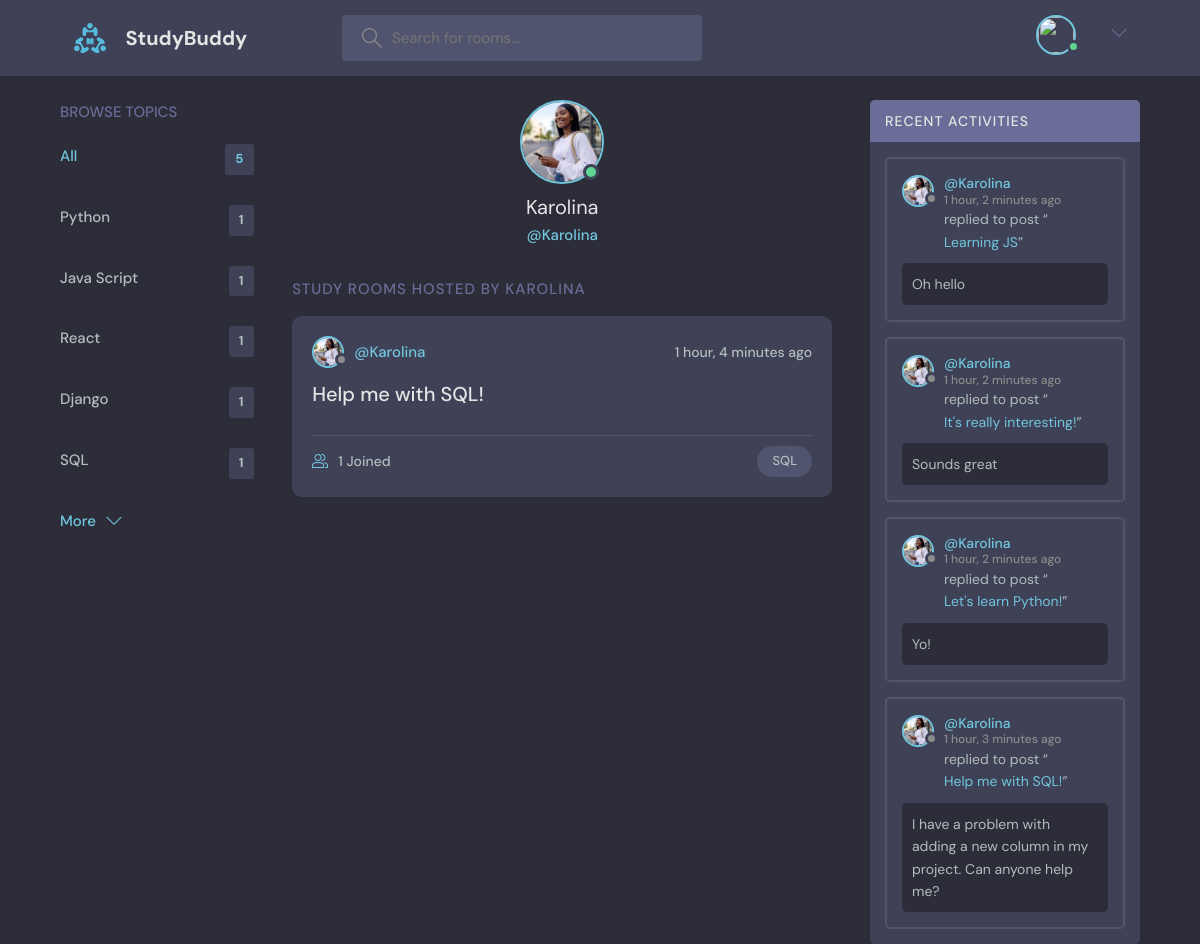
The page /profile/4/ on the database its author committed.
### base/models.py (models this page shows, shortened)
class Topic(models.Model):
    name = models.CharField(max_length=200)

class User(AbstractUser):
    name = models.CharField(max_length = 200, null = True)
    email = models.EmailField(unique = True, null=True)
    bio = models.TextField(null=True)
    avatar = models.ImageField(null=True, default="avatar.svg")
    USERNAME_FIELD = 'email'
    REQUIRED_FIELDS = []

class Room(models.Model):
    host = models.ForeignKey(User, on_delete=models.SET_NULL, null=True)
    topic = models.ForeignKey(Topic, on_delete=models.SET_NULL, null=True)
    name = models.CharField(max_length=200)
    description = models.TextField(null=True, blank=True) #Może powstać bez opisu
    participants = models.ManyToManyField(User, related_name='participants', blank=True)
    updated = models.DateTimeField(auto_now=True)
    created = models.DateTimeField(auto_now_add=True) #zapisuje tylko pierwsze stworzenie
    class Meta:
        ordering = ['-updated', '-created']
    def __str__(self):
        return self.name

class Message(models.Model):
    user = models.ForeignKey(User, on_delete=models.CASCADE)
    room = models.ForeignKey(Room, on_delete=models.CASCADE) #Jeśli usuniemy room usuwamy messages
    body = models.TextField()
    updated = models.DateTimeField(auto_now=True)
    created = models.DateTimeField(auto_now_add=True) #zapisuje tylko pierwsze stworzenie
    class Meta:
        ordering = ['-updated', '-created']

### base/views.py (the view)
# urls.py: path('profile/<str:pk>/', views.userProfile, name="user-profile"),
def userProfile(request, pk):
    user = User.objects.get(id=pk)
    rooms = user.room_set.all() #Wszystkie dzieci usera
    room_messages = user.message_set.all()
    topics = Topic.objects.all()
    context = {'user': user, 'rooms': rooms,
                'room_messages': room_messages,
                'topics': topics}
    return render(request, 'base/profile.html', context)

### base/templates/base/profile.html (shortened to what this page needs)
{% extends 'main.html' %}
{% block content %}
  <main class="profile-page layout layout--3">
    <div class="container">
      {% include 'base/topic_component.html' %}
      <div class="roomList">
        <div class="profile">
          <div class="profile__avatar">
            <div class="avatar avatar--large active">
              <img src="{{user.avatar.url}}" />
            </div>
          </div>
          <div class="profile__info">
            <h3>{{user.username}}</h3>
            <p>@{{user.username}}</p>
          </div>
        </div>
        <div class="roomList__header">
          <div>
            <h2>Study Rooms Hosted by {{user.username}} </a>
            </h2>
          </div>
        </div>
        {% include 'base/feed_component.html' %}
      </div>
      {% include 'base/activity_component.html' %}
    </div>
  </main>
{% endblock content %}

### base/templates/base/topic_component.html
<div class="topics">
    <div class="topics__header">
      <h2>Browse Topics</h2>
    </div>
    <ul class="topics__list">
      <li>
        <a href="{% url 'home' %}" class="active">All <span>{{topics.count}}</span></a>
      </li>
      {% for topic in topics %}
      <li>
        <a href="{% url 'home' %}?q={{topic.name}}"> {{topic.name}}<span>{{topic.room_set.all.count}}</span></a>
      </li>
      {% endfor %}
    </ul>
    <a class="btn btn--link" href="{% url 'topics' %}">
      More
      <svg version="1.1" xmlns="http://www.w3.org/2000/svg" width="32" height="32" viewBox="0 0 32 32">
        <title>chevron-down</title>
        <path d="M16 21l-13-13h-3l16 16 16-16h-3l-13 13z"></path>
      </svg>
    </a>
  </div>

### base/templates/base/feed_component.html (shortened to what this page needs)
{% for room in rooms %}
<div class="roomListRoom">
    <div class="roomListRoom__header">
      <a href="{% url 'user-profile' room.host.id %}" class="roomListRoom__author">
        <div class="avatar avatar--small">
          <img src="{{room.host.avatar.url}}" />
        </div>
        <span>@{{room.host.username}}</span>
      </a>
      <div class="roomListRoom__actions">
        <span>{{room.created|timesince}} ago</span>
      </div>
    </div>
    <div class="roomListRoom__content">
      <a href="{% url 'room' room.id %}">{{room.name}}</a>
    </div>
    <div class="roomListRoom__meta">
      <a href="{% url 'room' room.id %}" class="roomListRoom__joined">
        {{room.participants.all.count}} Joined
      </a>
      <p class="roomListRoom__topic">{{room.topic.name}}</p>
    </div>
</div>
{% endfor %}

### base/templates/base/activity_component.html (shortened to what this page needs)
<div class="activities">
    <div class="activities__header">
        <h2>Recent Activities</h2>
    </div>
    {% for message in room_messages %}
    <div class="activities__box">
        <div class="activities__boxHeader roomListRoom__header">
            <a href="{% url 'user-profile' message.user.id %}" class="roomListRoom__author">
                <div class="avatar avatar--small">
                    <img src="{{message.user.avatar.url}}" />
                </div>
                <p>
                    @{{message.user.username}}
                    <span>{{message.created|timesince}} ago</span>
                </p>
            </a>
        </div>
        <div class="activities__boxContent">
            <p>replied to post “<a href="{% url 'room' message.room.id %}">{{message.room}}</a>”</p>
            <div class="activities__boxRoomContent">{{message.body}}</div>
        </div>
    </div>
    {% endfor %}
</div>

### rows shown on the page
Topic: name "Python", room_set.all.count "1"
Topic: name "Java Script", room_set.all.count "1"
Topic: name "React", room_set.all.count "1"
Topic: name "Django", room_set.all.count "1"
Topic: name "SQL", room_set.all.count "1"
User: avatar (picture), username "Karolina", username "KAROLINA"
Room: host.avatar (picture), host.username "Karolina", created "1 hour, 4 minutes", name "Help me with SQL!", participants.all.count "1", topic.name "SQL"
Message: user.avatar (picture), user.username "Karolina", created "1 hour, 2 minutes", room "Learning JS", body "Oh hello"
Message: user.avatar (picture), user.username "Karolina", created "1 hour, 2 minutes", room "It's really interesting!", body "Sounds great"
Message: user.avatar (picture), user.username "Karolina", created "1 hour, 2 minutes", room "Let's learn Python!", body "Yo!"
Message: user.avatar (picture), user.username "Karolina", created "1 hour, 3 minutes", room "Help me with SQL!", body "I have a problem with adding a new column in my project. Can anyone help me?"

### other values the page prints
{{ topics.count }} "5"
